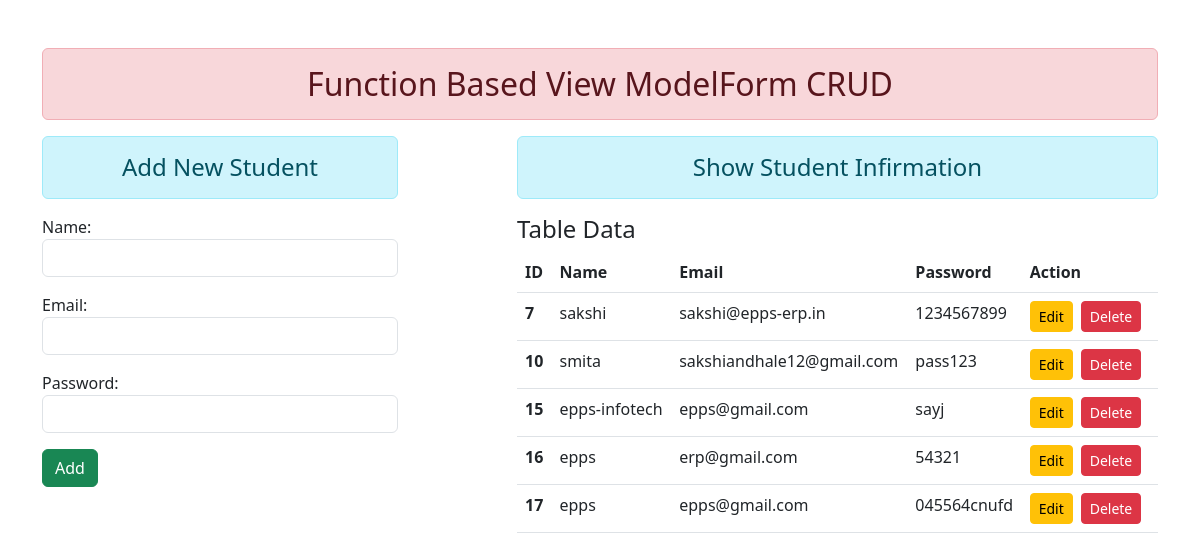
The page / on the database its author committed.
### enroll/models.py (models this page shows)
class User(models.Model):
    name=models.CharField(max_length=70)
    email=models.EmailField(max_length=100)
    password=models.CharField(max_length=100)

### enroll/views.py (the view)
# urls.py: path('', views.add_show, name="addandshow"),
def add_show(request):
    if request.method == 'POST':
        fm = StudentRegistration(request.POST)
        if fm.is_valid():
            nm = fm.cleaned_data['name']
            em = fm.cleaned_data['email']
            pw = fm.cleaned_data['password']
            reg = User(name=nm, email=em, password=pw)
            reg.save()
            fm = StudentRegistration()
    else:
        fm = StudentRegistration()
    stud=User.objects.all()
    return render(request, 'enroll/addandshow.html', {'form': fm, 'stu': stud})

### enroll/forms.py
class StudentRegistration(forms.ModelForm):
    class Meta:
        model=User
        fields=['name','email','password']
        widgets={
            'name':forms.TextInput(attrs={'class':'form-control'}),
            'email':forms.EmailInput(attrs={'class':'form-control'}),
            'password':forms.PasswordInput( render_value=True, attrs={'class':'form-control'}),
        }

### enroll/templates/enroll/addandshow.html (shortened to what this page needs)
{% extends 'enroll/base.html' %} {% block content %}
<div class="row">
  <div class="col-sm-4">
    <h4 class="text-center alert alert-info">Add New Student</h4>
    <form action="" method="POST">
      {% csrf_token %} {{form.as_p}}
      <input type="submit" class="btn btn-success" value="Add" />
    </form>
  </div>
  <div class="col-sm-7 offset-1">
    <h4 class="text-center alert alert-info">Show Student Infirmation</h4>
    {% if stu %}
    <h4>Table Data</h4>
    <table class="table table-hover">
      <thead>
        <tr>
          <th scope="col">ID</th>
          <th scope="col">Name</th>
          <th scope="col">Email</th>
          <th scope="col">Password</th>
          <th scope="col">Action</th>
        </tr>
      </thead>
      <tbody>
        {% for st in stu %}
        <tr>
          <th scope="row">{{st.id}}</th>
          <td>{{st.name}}</td>
          <td>{{st.email}}</td>
          <td>{{st.password}}</td>
          <td>
            <div class="d-flex justify-content-inline">
              <a
                href="{% url 'updatedata' st.id %}"
                class="btn btn-warning btn-sm"
                >Edit</a
              >
              <form
                action="{% url 'deletedata' st.id %}"
                method="post"
                class="d-inline"
              >
                <input type="submit" class="btn btn-danger btn-sm mx-2" value="Delete" />
              </form>
            </div>
          </td>
        </tr>
        {% endfor %}
      </tbody>
    </table>
    {% else %}
    <h4 class="text-center alert alert-warning">No Records</h4>
    {% endif %}
  </div>
</div>
{% endblock content %}

### enroll/templates/enroll/base.html (shortened to what this page needs)
<!DOCTYPE html>
{% load static %}
<html lang="en">
  <head>
    <link rel="stylesheet" type="text/css" href="{% static 'enroll/css/bootstrap.css' %}">
  </head>
  <body>
    <div class="container mt-5">
        <h2 class="text-center alert alert-danger ">Function Based View ModelForm CRUD</h2>
        {% block content %} {% endblock content %}
    </div>
  </body>
</html>

### rows shown on the page
User: id "7", name "sakshi", email "sakshi@epps-erp.in", password "1234567899"
User: id "10", name "smita", email "sakshiandhale12@gmail.com", password "pass123"
User: id "15", name "epps-infotech", email "epps@gmail.com", password "sayj"
User: id "16", name "epps", email "erp@gmail.com", password "54321"
User: id "17", name "epps", email "epps@gmail.com", password "045564cnufd"
